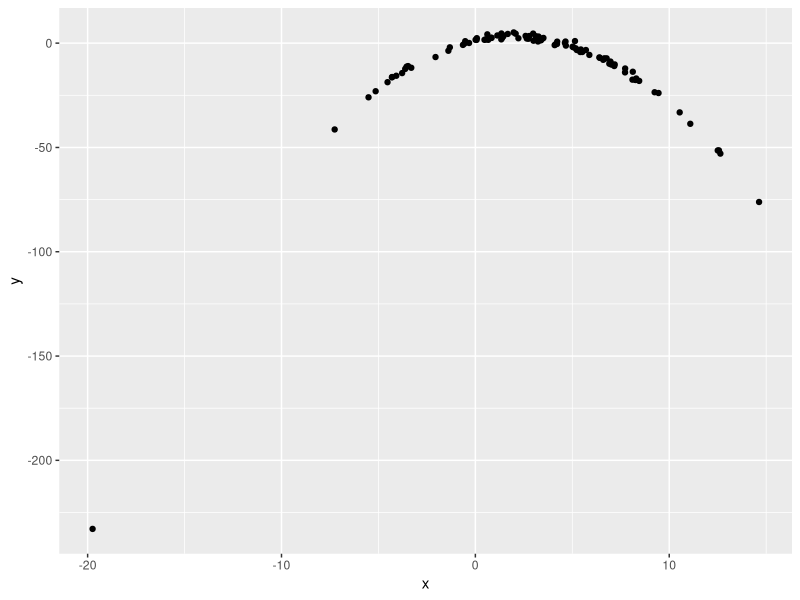

Source code (R):
## ---- chunk 1
library(tidyverse)

df = tibble(
  x = rnorm(100, 2, 5),
  y = 1 + 2 *x - 0.5 * x^2 + rnorm(100)
)

df |> 
  ggplot(aes(x = x, y = y)) +
  geom_point()
